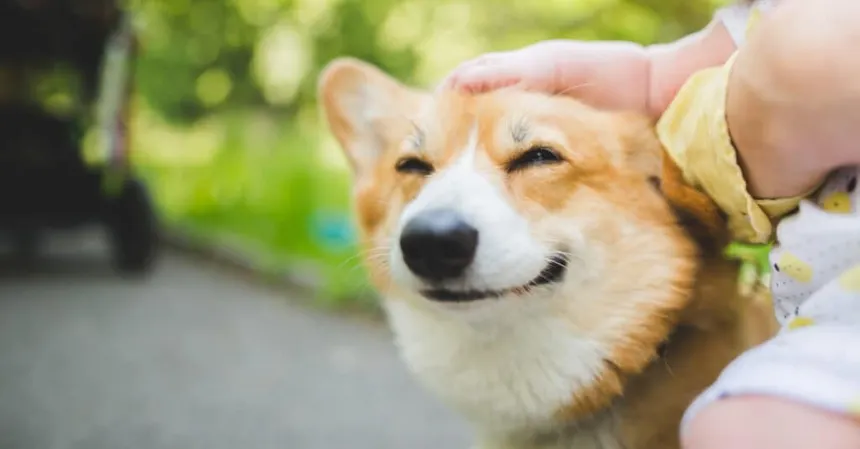
#> input picture images/dog image.webp, 860 x 449 px, found by its file name
$ python manual_grayscale.py
#> lines starting #> are read from the running program, lines starting #| are printed output that depends on the picture
from PIL import Image
import numpy as np

img = Image.open("images/dog image.webp")
#> img is the input picture: PIL image 860x449 RGB; mean R, G, B 159.4, 155.1, 122.7
arr = np.array(img)

red = arr[:, :, 0]
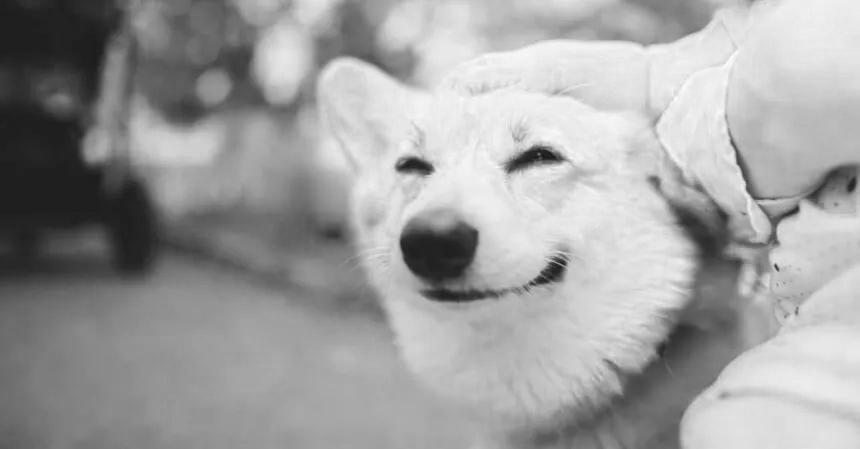
#> red: shape (449, 860); min 21, max 255, mean 159.4
green = arr[:, :, 1]
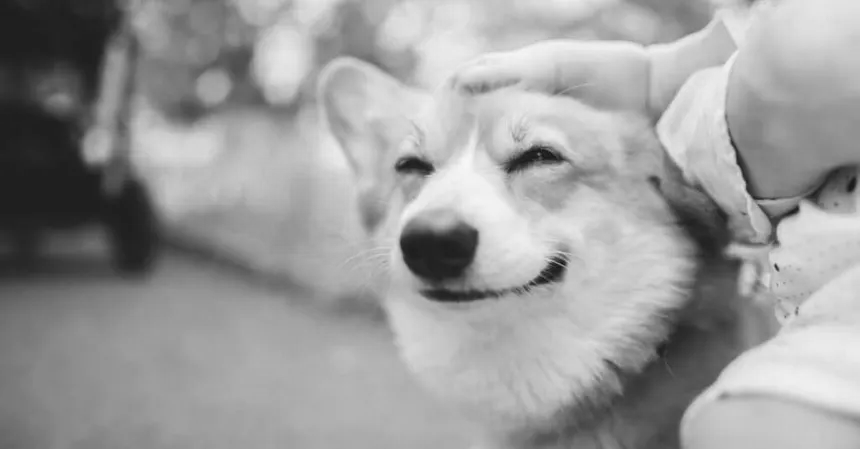
#> green: shape (449, 860); min 16, max 247, mean 155.1
blue = arr[:, :, 2]
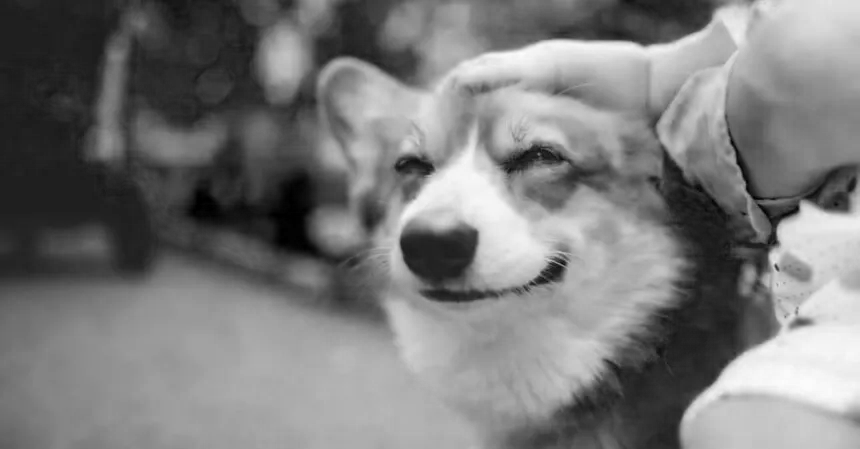
#> blue: shape (449, 860); min 0, max 253, mean 122.7

Image.fromarray(red).save("outputs/red_channel.png")
Image.fromarray(green).save("outputs/green_channel.png")
Image.fromarray(blue).save("outputs/blue_channel.png")
